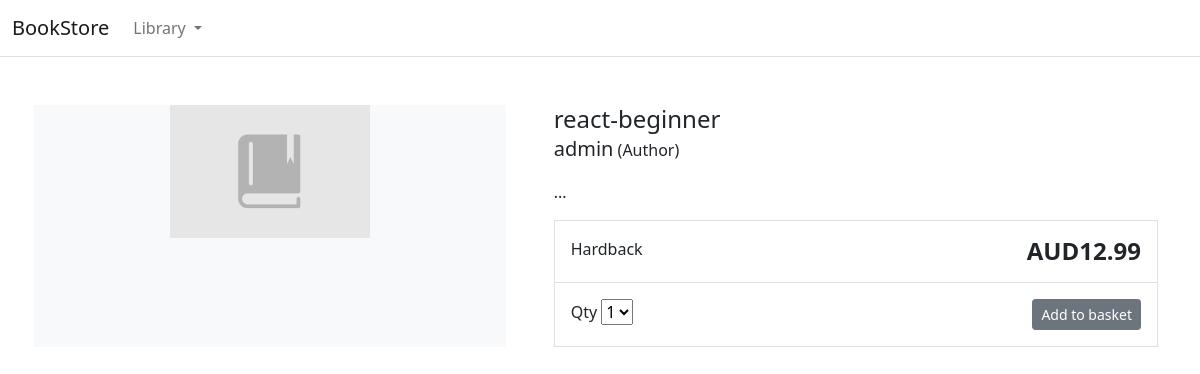
/react-beginner, run on the app's committed database.
### store/models.py (models this page shows, shortened)
class Product(models.Model):
    category = models.ForeignKey(Category, related_name='product', on_delete=models.CASCADE)
    created_by = models.ForeignKey(User, on_delete=models.CASCADE, related_name='product_creator')
    title = models.CharField(max_length=255)
    author = models.CharField(max_length=255, default='admin')
    description = models.TextField(blank=True)
    image = models.ImageField(upload_to='images/', default='images/default.png')
    slug = models.SlugField(max_length=255)
    price = models.DecimalField(max_digits=4, decimal_places=2)
    in_stock = models.BooleanField(default=True)
    is_active = models.BooleanField(default=True)
    created = models.DateTimeField(auto_now_add=True)
    updated = models.DateTimeField(auto_now=True)
    objects = models.Manager()
    products = ProductManager()
    class Meta:
        verbose_name_plural = 'Products'
        ordering = ('-created',)

### store/views.py (the view)
# urls.py: path('<slug:slug>', views.product_detail, name="product_detail"),
def product_detail(request, slug):
    product = get_object_or_404(Product, slug=slug, in_stock=True)
    return render(request, 'store/products/single.html', {'product': product})

### store/context_processors.py (called while the page is built)
def categories(request):
    return {'categories': Category.objects.all()}

### store/models.py (called while the page is built)
    def get_absolute_url(self):
        return reverse('store:product_detail', args=[self.slug])

### templates/store/products/single.html (shortened to what this page needs)
{% extends "../base.html" %}
{% block content %}
<div class="container">
    <main class="pt-5">
        <div class="row g-3">
            <div class="col-md-5 col-lg-5 order-md-first bg-light">
                <img class="img-fluid mx-auto d-block" width="200px" alt="Responsive image" src="{{ product.image.url }}">
            </div>
            <div class="col-md-7 col-lg-7 ps-md-3 ps-lg-5">
                <h1 class="mb-0 h4">{{ product.title }}</h1>
                <p><span class="lead">{{ product.author }}</span> (Author)</p>
                <p>{{ product.description|slice:":355" }}...</p>
                <div class="border">
                    <div class="col border-bottom">
                        <div class="row p-3">
                            <div class="col-6">Hardback</div>
                            <div class="col-6 text-end"><span class="h4 fw-bold">AUD{{ product.price }}</span></div>
                        </div>
                    </div>
                    <div class="col">
                        <div class="row p-3">
                            <div class="col-6">
                                <label for="select">Qty</label>
                                <select id="select">
                                    <option value="">1</option>
                                </select>
                            </div>
                            <div class="col-6 text-end"><button type="button" class="btn btn-secondary btn-sm">Add to
                                    basket</button></div>
                        </div>
                    </div>
                </div>
            </div>
        </div>
    </main>
</div>
{% endblock %}

### data on the page
Product: image (placeholder picture), title "react-beginner", author "admin", price "12.99"
